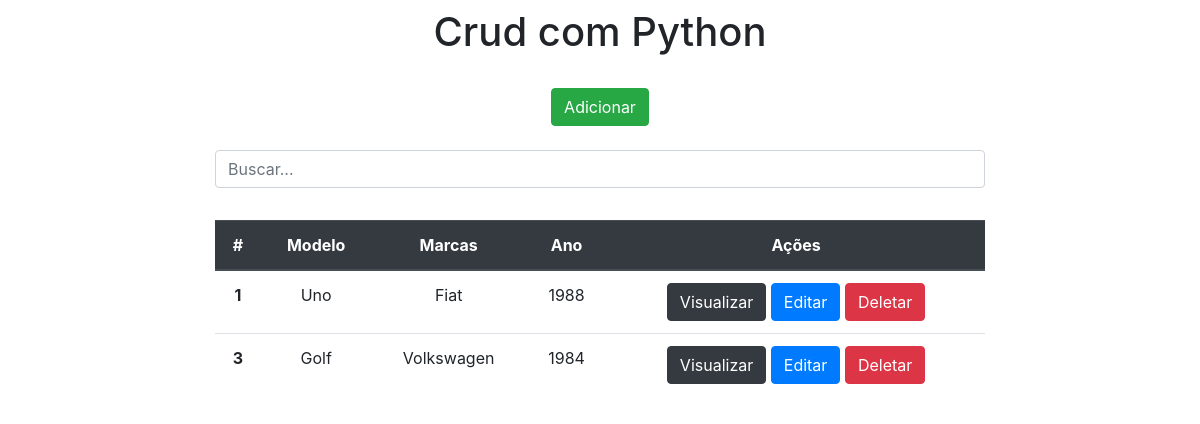
The app's page /, older data.
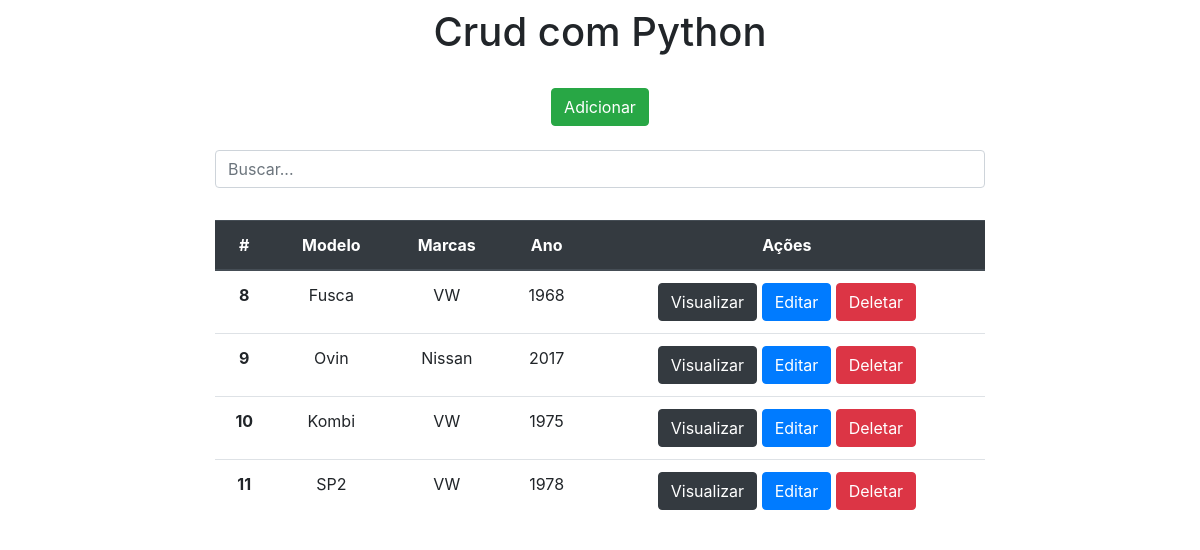
The same page, newer data.
### app/models.py (models this page shows)
class Carros(models.Model):
    modelo = models.CharField(max_length=150)
    marca = models.CharField(max_length=100)
    ano = models.IntegerField()

### app/views.py (the view)
# urls.py: 2. Add a URL to urlpatterns:  path('', views.home, name='home')
def home(request):
    data = {}
    search = request.GET.get('search')
    if search:
        data['db'] = Carros.objects.filter(modelo__icontains=search)
    else:
        data['db'] = Carros.objects.all()
    return render(request, 'index.html', data)

### app/templates/index.html (shortened to what this page needs)
<!DOCTYPE html>
<html lang="pt-br">
<head>
    <link rel="stylesheet" href="https://stackpath.bootstrapcdn.com/bootstrap/4.4.1/css/bootstrap.min.css">
</head>
<body>
    <div class="col-8 m-auto pt-2 pb-2 text-center">
        <h1>Crud com Python</h1>
    </div>
    <div class="col-8 m-auto pt-3 pb-2 text-center">
        <a href="/form" class="btn btn-success">Adicionar</a>
    </div>
    <div class="col-8 m-auto pt-3 pb-2 text-center">
        <form method="get">
            <input type="text" id="search" name="search" class="form-control" placeholder="Buscar...">
        </form>
    </div>
    <div class="col-8 m-auto pt-4 pb-2 text-center">
        <table class="table">
            <thead class="thead-dark">
                <tr>
                  <th scope="col">#</th>
                  <th scope="col">Modelo</th>
                  <th scope="col">Marcas</th>
                  <th scope="col">Ano</th>
                  <th scope="col">Ações</th>
                </tr>
            </thead>
            <tbody>
            {% for dbs in db %}
                <tr>
                  <th>{{dbs.id}}</th>
                  <td>{{dbs.modelo}}</td>
                  <td>{{dbs.marca}}</td>
                  <td>{{dbs.ano}}</td>
                  <td>
                      <a href="/view/{{dbs.id}}/" class="btn btn-dark">Visualizar</a>
                      <a href="/edit/{{dbs.id}}/" class="btn btn-primary">Editar</a>
                      <a href="/delete/{{dbs.id}}/" class="btn btn-danger btnDel">Deletar</a>
                  </td>
                </tr>
            {% endfor %}
            </tbody>
        </table>
    </div>
    {% load static %}
</body>
</html>

Row changes from the older to the newer data that the page shows:
removed Carros: id "1", modelo "Uno", marca "Fiat", ano "1988"
removed Carros: id "3", modelo "Golf", marca "Volkswagen", ano "1984"
added Carros: id "8", modelo "Fusca", marca "VW", ano "1968"
added Carros: id "9", modelo "Ovin", marca "Nissan", ano "2017"
added Carros: id "10", modelo "Kombi", marca "VW", ano "1975"
added Carros: id "11", modelo "SP2", marca "VW", ano "1978"
